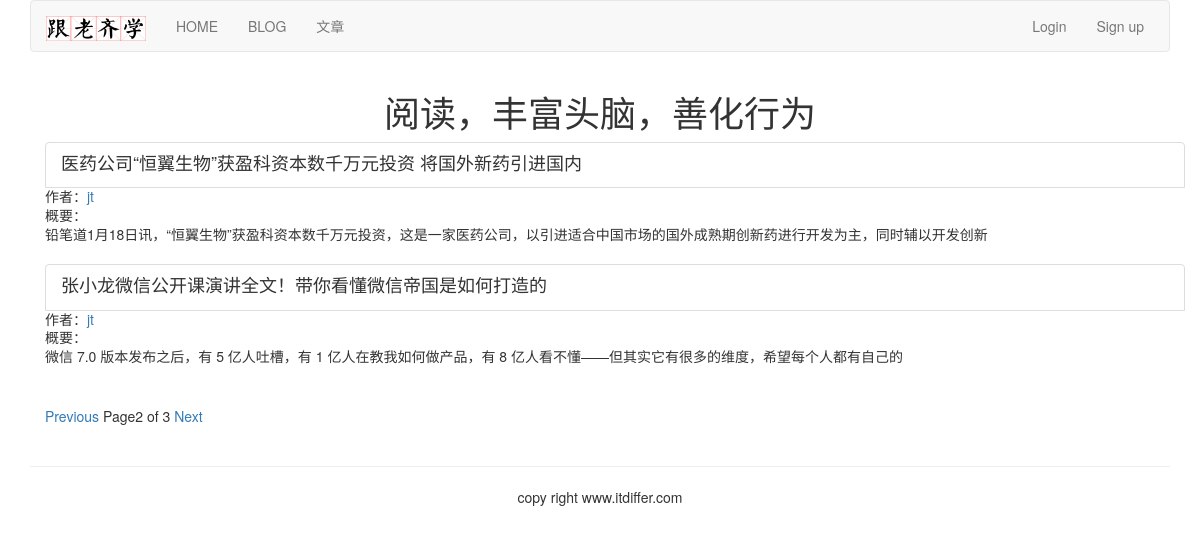
Page /article/list-article-titles/?page=2 on the committed database.
### article/models.py (models this page shows, shortened)
class ArticlePost(models.Model):
    author = models.ForeignKey(User, related_name="article", on_delete=models.CASCADE)
    title = models.CharField(max_length=200)
    slug = models.SlugField(max_length=500)
    column = models.ForeignKey(ArticleColumn, related_name="article_column", on_delete=models.CASCADE)
    body = models.TextField()
    created = models.DateTimeField(default=timezone.now())
    updated = models.DateTimeField(auto_now=True)
    class Meta:
        ordering = ("title",)
        index_together = (('id', 'slug'),)
    def get_absolute_url(self):
        return reverse("article:article_detail", args=[self.id, self.slug])
    def get_url_path(self):
        return reverse("article:list_article_detail", args=[self.id, self.slug])

### article/list_views.py (the view)
# urls.py: url(r'^list-article-titles/(?P<username>[-\w]+)/$', list_views.article_titles, name="author_articles"),
def article_titles(request, username=None):
    if username:
        user = User.objects.get(username=username)
        articles_title = ArticlePost.objects.filter(author=user)
        try:
            userinfo = user.userinfo
        except:
            userinfo = None
    else:
        articles_title = ArticlePost.objects.all()
    paginator = Paginator(articles_title, 2)
    page = request.GET.get("page")
    try:
        current_page = paginator.page(page)
        articles = current_page.object_list
    except PageNotAnInteger:
        current_page = paginator.page(1)
        articles = current_page.object_list
    except EmptyPage:
        current_page = paginator.page(paginator.num_pages)
        articles = current_page.object_list
    if username:
        return render(request, "article/list/author_articles.html",
                      {"articles": articles, "page": current_page, "userinfo": userinfo, "user": user})
    return render(request, "article/list/article_titles.html", {"articles": articles, "page": current_page})

### templates/article/list/article_titles.html (shortened to what this page needs)
{% extends "base.html" %}
{% block content %}
<div class="row text-center vertical-middle-sm">
    <h1>阅读，丰富头脑，善化行为</h1>
</div>
<div class="container">
    {% for article in articles %}
    <div class="list-group">
        <a href="{{article.get_url_path}}" class="list-group-item" active>
            <h4 class="list-group-item-heading">{{article.title}}</h4>
        </a>
        <p class="list-group-item-text">作者：<a href="{% url 'article:author_articles' article.author.username %}" >{{article.author.username}}</a></p>
        <p class="list-group-item-text">概要：{{article.body|slice:'70'|linebreaks}}</p>
    </div>
    {% endfor %}
    {% include "paginator.html" %}
</div>
{% endblock %}

### rows in the picture
ArticlePost: title "医药公司“恒翼生物”获盈科资本数千万元投资 将国外新药引进国内", author.username "jt", body "铅笔道1月18日讯，“恒翼生物”获盈科资本数千万元投资，这是一家医药公司，以引进适合中国市场的国外成熟期创新药进行开发为主，同时辅以开发创新"
ArticlePost: title "张小龙微信公开课演讲全文！带你看懂微信帝国是如何打造的", author.username "jt", body "微信 7.0 版本发布之后，有 5 亿人吐槽，有 1 亿人在教我如何做产品，有 8 亿人看不懂——但其实它有很多的维度，希望每个人都有自己的"

### other values in the picture
{{ page.number }} "2"
{{ page.paginator.num_pages }} "3"
